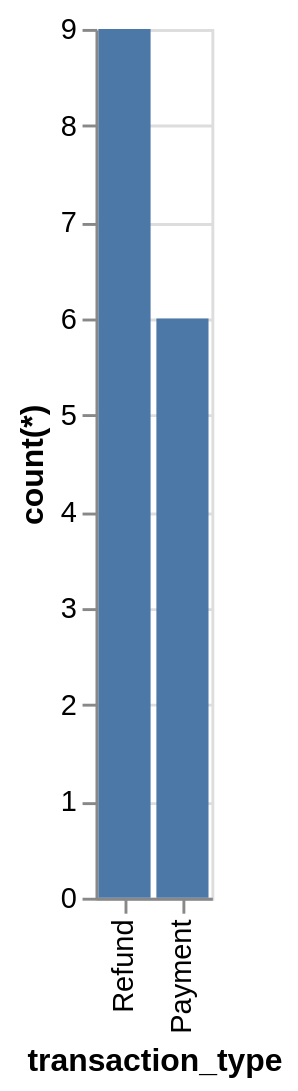

Source (Vega-Lite JSON):
### Vega-Lite specification from a JSON file in a GitHub repository (floating-point values rounded to 4 significant figures)
{"data": {"values": [{"x_data": "Refund", "y_data": 9}, {"x_data": "Payment", "y_data": 6}]}, "mark": "bar", "encoding": {"x": {"field": "x_data", "type": "nominal", "title": "transaction_type", "sort": {"op": "sum", "field": "y_data", "order": "descending"}}, "y": {"field": "y_data", "type": "quantitative", "title": "count(*)"}}}
